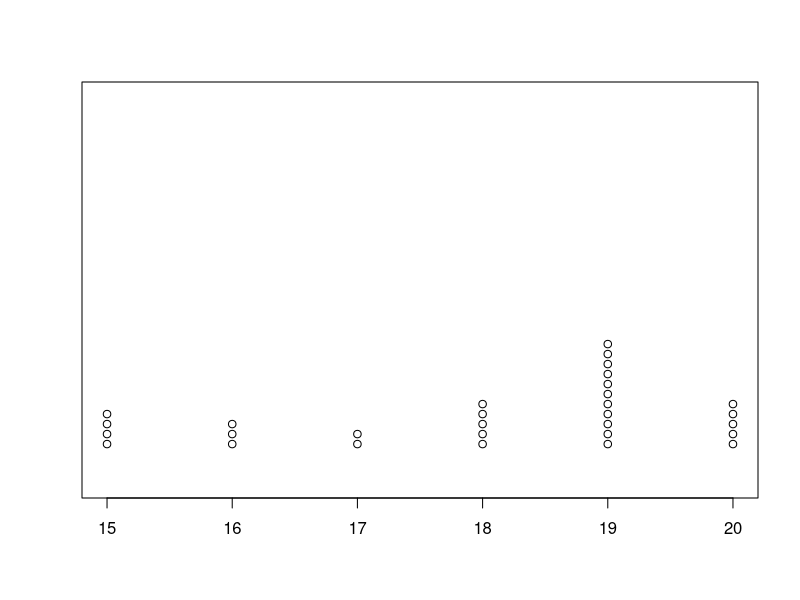

Recreate this plot in R.
## ---- chunk 1
## DATA GENERATION
shape1 = 2**runif(1,-1,1)
shape2 = 2**runif(1,-1,1)
dims = sample(4:6,2)
rows = min(dims)
cols = max(dims)
n = rows*cols
offset = runif(1,0,60)
data = round(rbeta(n,shape1,shape2)*7 + offset)

## The frequency table
value = min(data):max(data)
frequency = tabulate(data)[value]
df_freq = data.frame(value, frequency)
## ---- chunk 2
stripchart(data, method="stack",  pch=1, ylim = c(0,10), offset=0.5)
